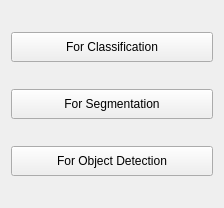
               <widget class="QWidget" name="machine_learning">
                <property name="geometry">
                 <rect>
                  <x>0</x>
                  <y>0</y>
                  <width>224</width>
                  <height>208</height>
                 </rect>
                </property>
                <attribute name="label">
                 <string>Machine Learning</string>
                </attribute>
                <layout class="QVBoxLayout" name="verticalLayout_8">
                 <item>
                  <widget class="QPushButton" name="mlc">
                   <property name="minimumSize">
                    <size>
                     <width>0</width>
                     <height>30</height>
                    </size>
                   </property>
                   <property name="font">
                    <font>
                     <family>Segoe UI</family>
                     <pointsize>9</pointsize>
                    </font>
                   </property>
                   <property name="text">
                    <string>For Classification</string>
                   </property>
                   <property name="iconSize">
                    <size>
                     <width>16</width>
                     <height>16</height>
                    </size>
                   </property>
                   <property name="checkable">
                    <bool>false</bool>
                   </property>
                   <property name="flat">
                    <bool>false</bool>
                   </property>
                  </widget>
                 </item>
                 <item>
                  <widget class="QPushButton" name="mls">
                   <property name="minimumSize">
                    <size>
                     <width>0</width>
                     <height>30</height>
                    </size>
                   </property>
                   <property name="font">
                    <font>
                     <family>Segoe UI</family>
                     <pointsize>9</pointsize>
                    </font>
                   </property>
                   <property name="text">
                    <string>For Segmentation</string>
                   </property>
                  </widget>
                 </item>
                 <item>
                  <widget class="QPushButton" name="mlo">
                   <property name="minimumSize">
                    <size>
                     <width>0</width>
                     <height>30</height>
                    </size>
                   </property>
                   <property name="font">
                    <font>
                     <family>Segoe UI</family>
                     <pointsize>9</pointsize>
                    </font>
                   </property>
                   <property name="text">
                    <string>For Object Detection</string>
                   </property>
                  </widget>
                 </item>
                </layout>
               </widget>
